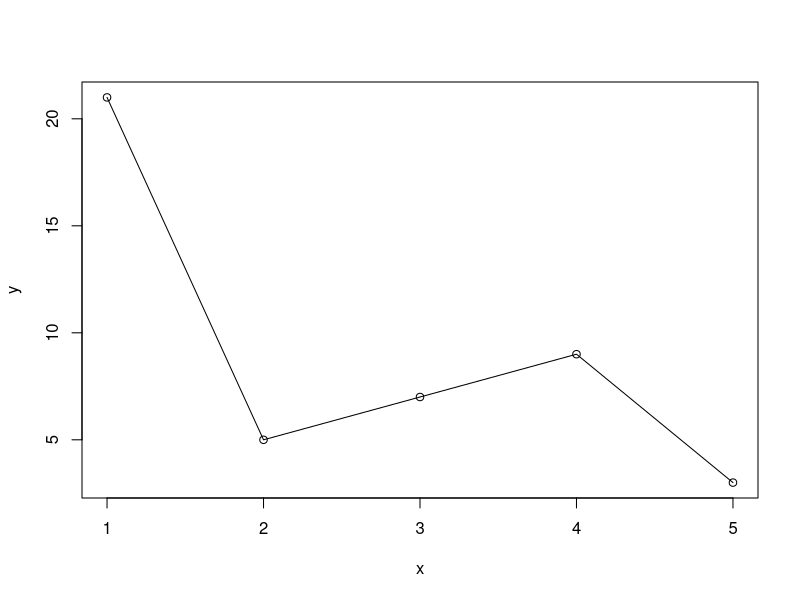

Reproduce this figure in R.
print("hello world")
name <- "Chama"
print(name)
#Readline & Paste Commands
name <- readline("Enter your name: ")
hello <- paste("Welcome", name, "!")
print(hello)
#Data Types
Title <- "Women in Data"
Type <- paste("Type of title:", typeof(title))
print(Type)
pi <- 3.1415
dozen <- 12L
print(paste("Type of pi:", typeof(pi)))
print(paste("TYpe of dozen:", typeof(dozen)))
flag <- T
print(paste("is flag logical:", is.logical(flag)))
#Vectors: Storing multiple values
day=c("Mon", "Tue", "Wed")
day[1]
day[4]="Thurs"
print(day)
length(day)
#Storing mixed data types
info <- list( 21, 61.2, "Lisa", TRUE)
print(info)
info <- list( age=21, weight=61.2, name="Lisa", female=TRUE)
print(info)
#Plotting stored values
x <- c(1,2,3,4,5)
y <- c(21,5,7,9,3)
plot(x,y, type="o")
#Controlling Objects
airport.codesUK <-list ("Birmingham" = "BHX", "London Heathrow" = "LHR", "Bristol " = "BRS", "Manchester" =
"MAN")
print(airport.codesUK)
airport.dubai <- "DBX"
airport.sanfran <- "SFO"
ls()
#Remove an item
rm(airport.sanfran)
ls()



